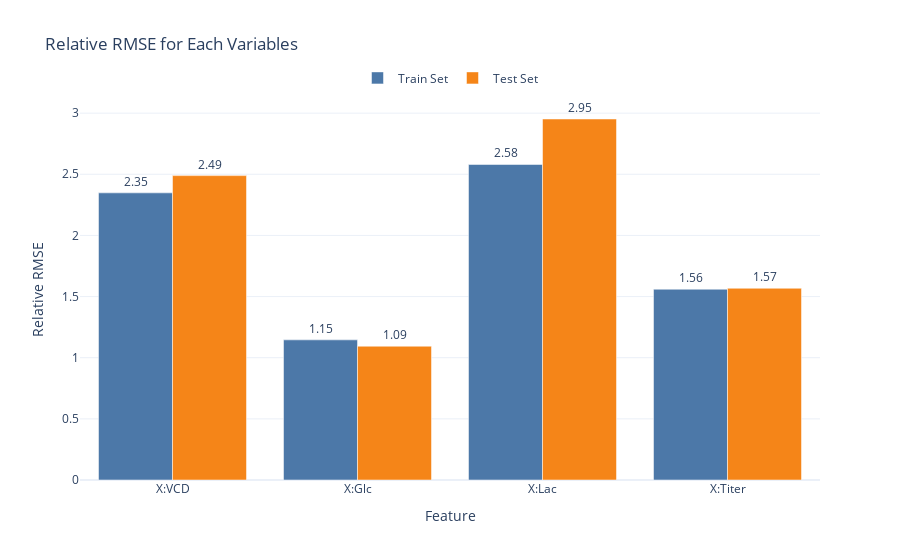

This figure's notebook cell:
### Code cell
plot_relative_rmse_by_variables(
    X_train,
    X_train_pred,
    X_test,
    X_test_pred,
    X_columns=X_columns,
)

### Figure 1 — Plotly figure (JSON) as saved in the notebook; plotly's stock layout.template omitted (floating-point values rounded to 4 significant figures)
{"data": [{"marker": {"color": "#4C78A8"}, "name": "Train Set", "text": ["2.35", "1.15", "2.58", "1.56"], "textposition": "outside", "type": "bar", "x": ["X:VCD", "X:Glc", "X:Lac", "X:Titer"], "y": [2.348, 1.146, 2.58, 1.56]}, {"marker": {"color": "#F58518"}, "name": "Test Set", "text": ["2.49", "1.09", "2.95", "1.57"], "textposition": "outside", "type": "bar", "x": ["X:VCD", "X:Glc", "X:Lac", "X:Titer"], "y": [2.489, 1.094, 2.952, 1.568]}], "layout": {"barmode": "group", "legend": {"orientation": "h", "x": 0.5, "xanchor": "center", "y": 1.02, "yanchor": "bottom"}, "title": {"text": "Relative RMSE for Each Variables"}, "xaxis": {"title": {"text": "Feature"}}, "yaxis": {"title": {"text": "Relative RMSE"}}}}
